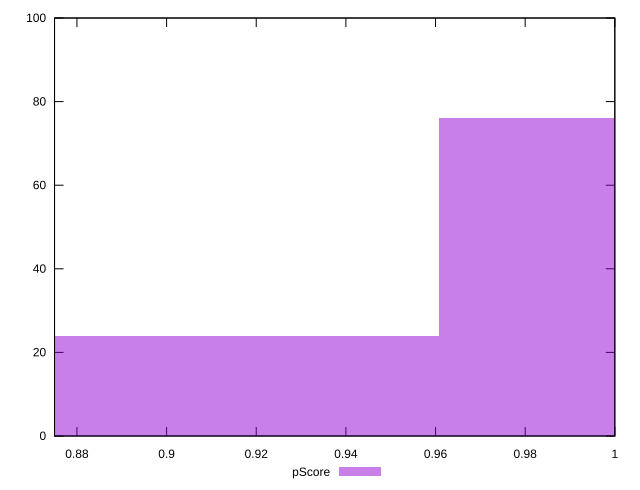

Generate this figure with gnuplot:
reset

$pScore <<EOF
0.8968042095524302 24
1.0249190966313488 76
EOF

set key outside below
set boxwidth 0.1281148870789186
set xrange [0.875:1]
set yrange [0:100]
set trange [0:100]
set style fill transparent solid 0.5 noborder
set terminal svg size 640, 490 enhanced background rgb 'white'
set output "reports/report_00033_2021-03-01T14-23-16.841Z/legacy-javascript/samples/astro-inner-cached/pScore/histogram.svg"

plot $pScore title "pScore" with boxes

reset
